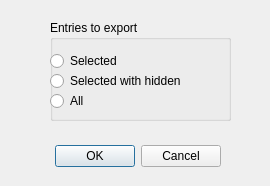
<?xml version="1.0" encoding="UTF-8"?>
<ui version="4.0">
 <class>DialogExportOptions</class>
 <widget class="QDialog" name="DialogExportOptions">
  <property name="geometry">
   <rect>
    <x>0</x>
    <y>0</y>
    <width>270</width>
    <height>186</height>
   </rect>
  </property>
  <property name="windowTitle">
   <string>Export options</string>
  </property>
  <widget class="QDialogButtonBox" name="buttonBox">
   <property name="geometry">
    <rect>
     <x>30</x>
     <y>140</y>
     <width>191</width>
     <height>32</height>
    </rect>
   </property>
   <property name="orientation">
    <enum>Qt::Horizontal</enum>
   </property>
   <property name="standardButtons">
    <set>QDialogButtonBox::Cancel|QDialogButtonBox::Ok</set>
   </property>
  </widget>
  <widget class="QGroupBox" name="exportSelection">
   <property name="geometry">
    <rect>
     <x>50</x>
     <y>20</y>
     <width>181</width>
     <height>101</height>
    </rect>
   </property>
   <property name="title">
    <string>Entries to export</string>
   </property>
   <property name="flat">
    <bool>false</bool>
   </property>
   <property name="checkable">
    <bool>false</bool>
   </property>
   <widget class="QRadioButton" name="radioButtonSel">
    <property name="geometry">
     <rect>
      <x>0</x>
      <y>30</y>
      <width>104</width>
      <height>22</height>
     </rect>
    </property>
    <property name="text">
     <string>Selected</string>
    </property>
   </widget>
   <widget class="QRadioButton" name="radioButtonAll">
    <property name="geometry">
     <rect>
      <x>0</x>
      <y>70</y>
      <width>104</width>
      <height>22</height>
     </rect>
    </property>
    <property name="text">
     <string>All</string>
    </property>
   </widget>
   <widget class="QRadioButton" name="radioButtonSelHidden">
    <property name="geometry">
     <rect>
      <x>0</x>
      <y>50</y>
      <width>181</width>
      <height>22</height>
     </rect>
    </property>
    <property name="text">
     <string>Selected with hidden</string>
    </property>
   </widget>
  </widget>
 </widget>
 <resources/>
 <connections>
  <connection>
   <sender>buttonBox</sender>
   <signal>accepted()</signal>
   <receiver>DialogExportOptions</receiver>
   <slot>accept()</slot>
   <hints>
    <hint type="sourcelabel">
     <x>248</x>
     <y>254</y>
    </hint>
    <hint type="destinationlabel">
     <x>157</x>
     <y>274</y>
    </hint>
   </hints>
  </connection>
  <connection>
   <sender>buttonBox</sender>
   <signal>rejected()</signal>
   <receiver>DialogExportOptions</receiver>
   <slot>reject()</slot>
   <hints>
    <hint type="sourcelabel">
     <x>316</x>
     <y>260</y>
    </hint>
    <hint type="destinationlabel">
     <x>286</x>
     <y>274</y>
    </hint>
   </hints>
  </connection>
 </connections>
</ui>
